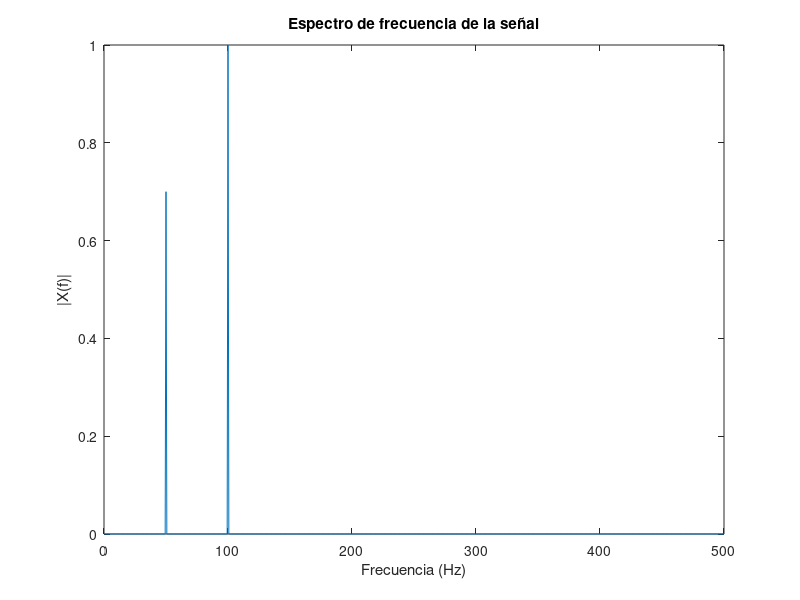

This chart was generated by the following MATLAB code:
% Paso 1: Generar una señal de ejemplo
Fs = 1000;                    % Frecuencia de muestreo (Hz)
T = 1/Fs;                     % Intervalo de muestreo (s)
L = 1500;                     % Longitud de la señal
t = (0:L-1)*T;                % Vector de tiempo

% Crear una señal compuesta por dos frecuencias
f1 = 50;                      % Frecuencia 1 (Hz)
f2 = 100;                     % Frecuencia 2 (Hz)
x = 0.7*sin(2*pi*f1*t) + sin(2*pi*f2*t);

% Paso 2: Aplicar la DFT
X = fft(x);

% Paso 3: Calcular la magnitud del espectro de frecuencia
P2 = abs(X/L);
P1 = P2(1:L/2+1);
P1(2:end-1) = 2*P1(2:end-1);

% Paso 4: Crear el vector de frecuencias
f = Fs*(0:(L/2))/L;

% Paso 5: Visualizar el espectro de frecuencia
figure;
plot(f,P1);
title('Espectro de frecuencia de la señal');
xlabel('Frecuencia (Hz)');
ylabel('|X(f)|');
